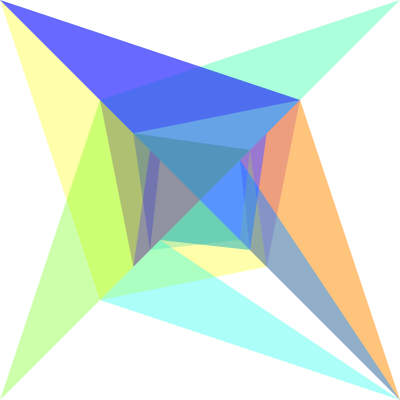
Frame 1 (no input)
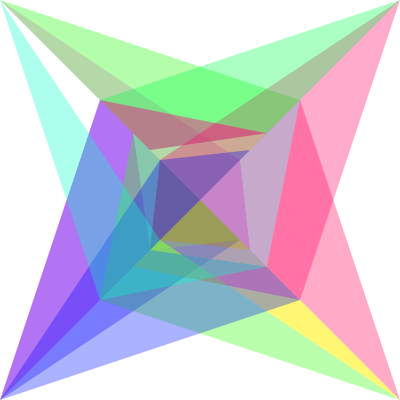
Frame 2 (the mouse pressed at the canvas centre, redrawn once)

The p5.js sketch that drew these frames (run headless with seeded random() and noise() and a simulated clock; the mouse was pressed at the canvas centre and the sketch redrawn once):

// p5.js sketch
// ── sketch.js
function setup() {
    createCanvas(400, 400);
    colorMode(HSB);
    noStroke();
}
 
function draw() {
    background(255);
    for (let j = 0; j < 15; j++) {
        fill(random(50, 360), 100, 100, 0.33);
        beginShape();
        for (let i = 2; i <= 10; i+=2) {
            vertex(width / 2 + (random() < 0.5 ? width / i : - width / i),
                height / 2 + (random() < 0.5 ? height / i : - height / i));
        }        
        endShape();
    }
    noLoop();
}
